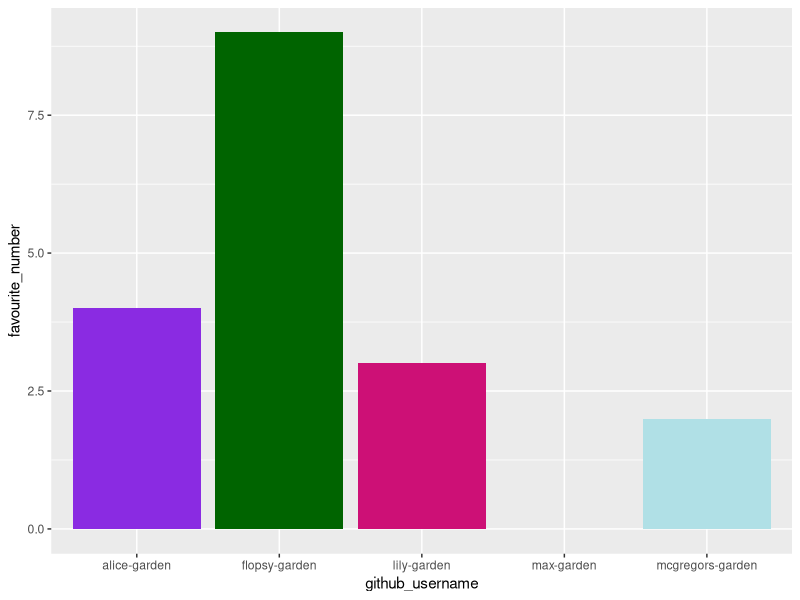

Recreate this plot in R.
## ---- chunk 1
library(tidyverse) 
## ---- chunk 2
help(tibble)
## ---- chunk 3
tib <- tibble(a = c(1,2,3), b = c(4,5,6), c = c(7,8,9))
tib
## ---- chunk 4
my_df <- data.frame(a = c(1,2,3), b = c(4,5,6), c = c(7,8,9))
my_df
## ---- chunk 5
class(tib)
class(my_df)
## ---- chunk 6
sample(10, size = 1)
## ---- chunk 7
colours()
## ---- chunk 8
team_data <- tibble(
  name = c("Peter Rabbit", "Alice", "Flopsy", "Lily", "Max"),
  github_username = c("mcgregors-garden", "alice-garden", "flopsy-garden", 
                      "lily-garden", "max-garden"), 
  colour = c("powderblue", "blueviolet", "darkgreen", "deeppink3", "darkred"),
  hobby = c("Hopping", "Hiking", "Yoga", "Photography", "Writing"),
  favourite_number = c(2, 4, 9, 3, NA))

team_data
## ---- chunk 9
p1 <- ggplot(data = team_data, 
             mapping = aes(x = github_username, 
                           y = favourite_number,
                           fill = colour)) +
   geom_col() +
   scale_fill_identity()
p1
